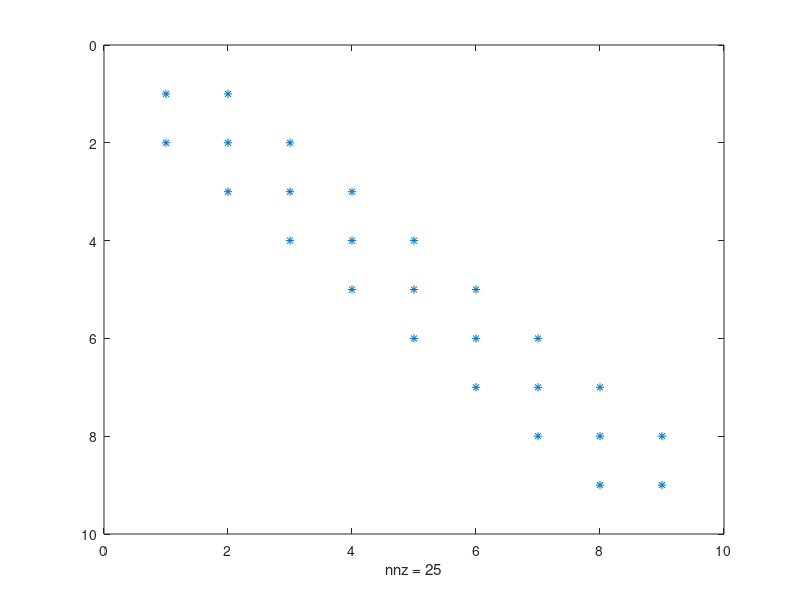

Here is the MATLAB script that generated this plot:
clear
clc

%% Build matrix A using a for loop

n = 10;
h = 1/n;
dim = n-1;
A = zeros(dim,dim);

for i = 1:dim
    A(i,i) = 2;
end

for i = 1:dim-1
    A(i,i+1) = -1;
    A(i+1,i) = -1;
end

A = h^(-2) * A;

%% Build matrix A using command diag
clear
clc

n = 10;
h = 1/n;
A = 2*diag(ones(n-1,1))-diag(ones(n-2,1),-1)-diag(ones(n-2,1),1);
A = h^(-2) * A;
whos A % see memory consumption of A
A_sparse = sparse(A);
whos A_sparse

%% Build matrix A in sparse format
clear
clc

n = 10;
h = 1/n;
e = ones(n-1,1);
A_sparse = h^(-2) * spdiags([2*e,-e,-e],[0,-1,1],n-1,n-1);
%A = full(A_sparse) % to go back to the full format
spy(A_sparse) % to see the pattern of A
nnz(A_sparse) % to see how many non-zero elements there are in A